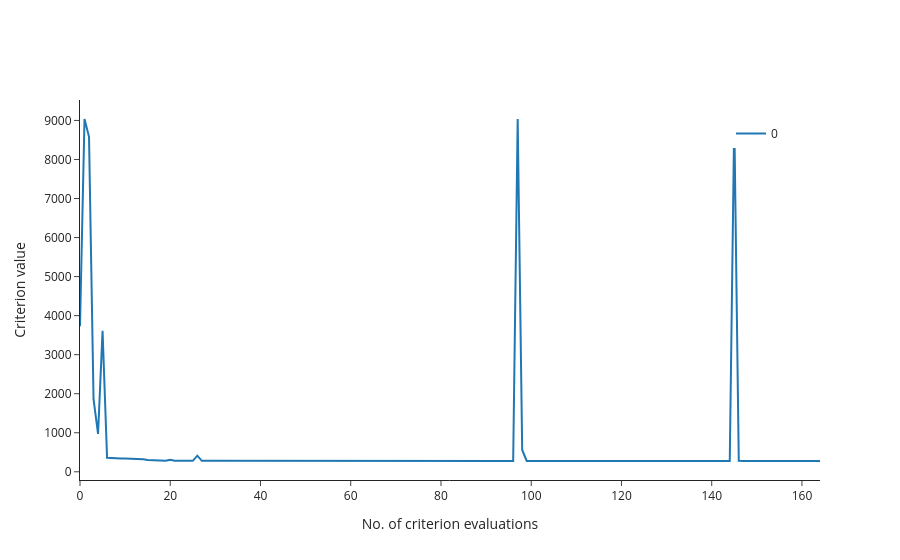

This figure's notebook cell:
### Markdown cell above
### Plot criterion value at each iteration and number of criterion evaluations before reaching a solution

### Code cell
fig = om.criterion_plot(res_lbfgsb)
fig

### Figure 1 — Plotly figure (JSON) as saved in the notebook; plotly's stock layout.template omitted (floating-point values rounded to 4 significant figures; data arrays with more than 128 entries replaced by an {"elided": "..."} marker saying what was removed)
{"data": [{"legendgroup": "0", "line": {"color": "#1F77B4"}, "mode": "lines", "name": "0", "showlegend": true, "type": "scatter", "x": {"elided": "165 int values"}, "y": {"elided": "165 float values"}}], "layout": {"legend": {"x": 0.95, "xanchor": "right", "y": 0.95, "yanchor": "top"}, "margin": {}, "title": {}, "xaxis": {"title": {"text": "No. of criterion evaluations"}}, "yaxis": {"title": {"text": "Criterion value"}}}}
